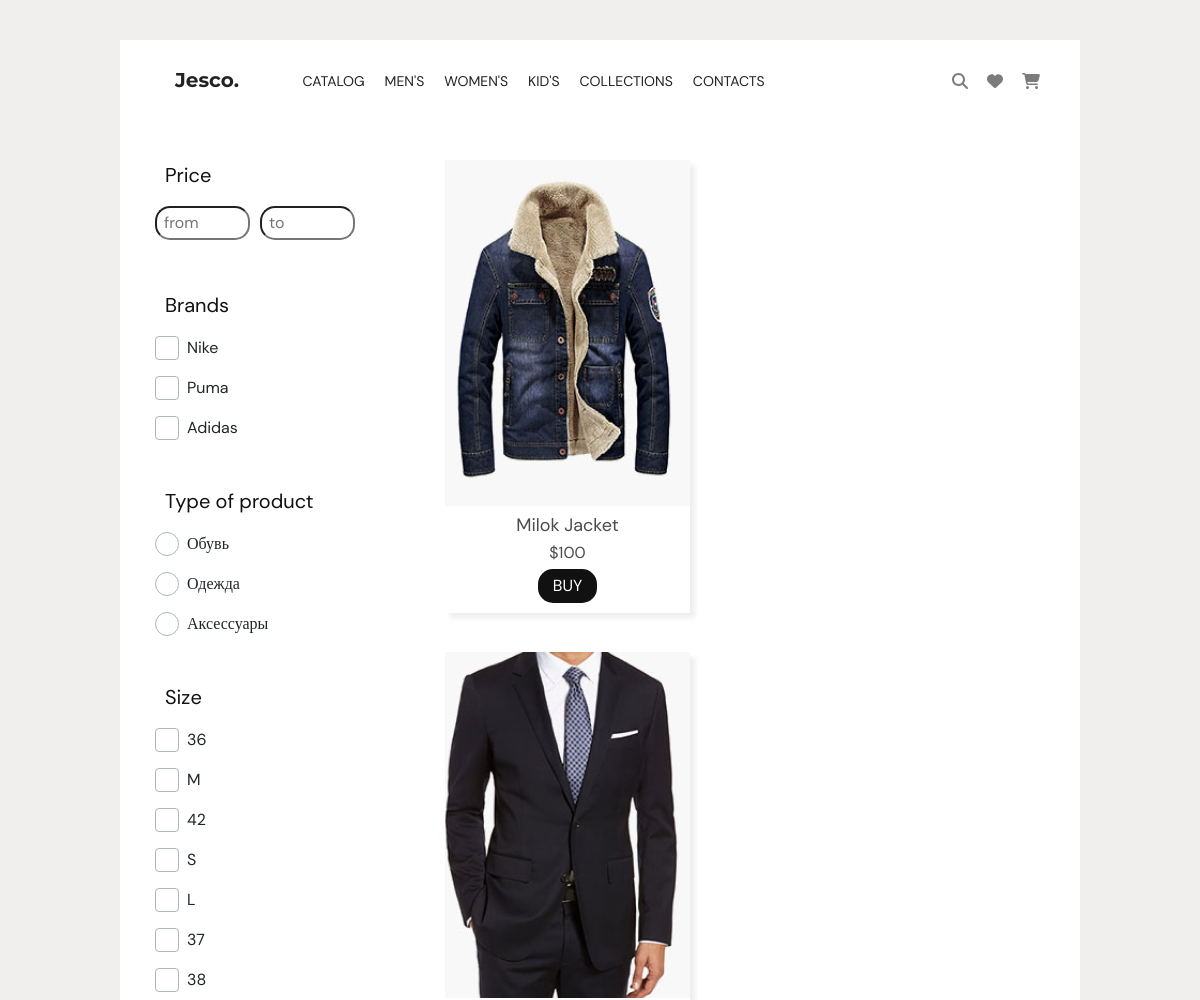
The app's page /catalog/men (upper part), older data.
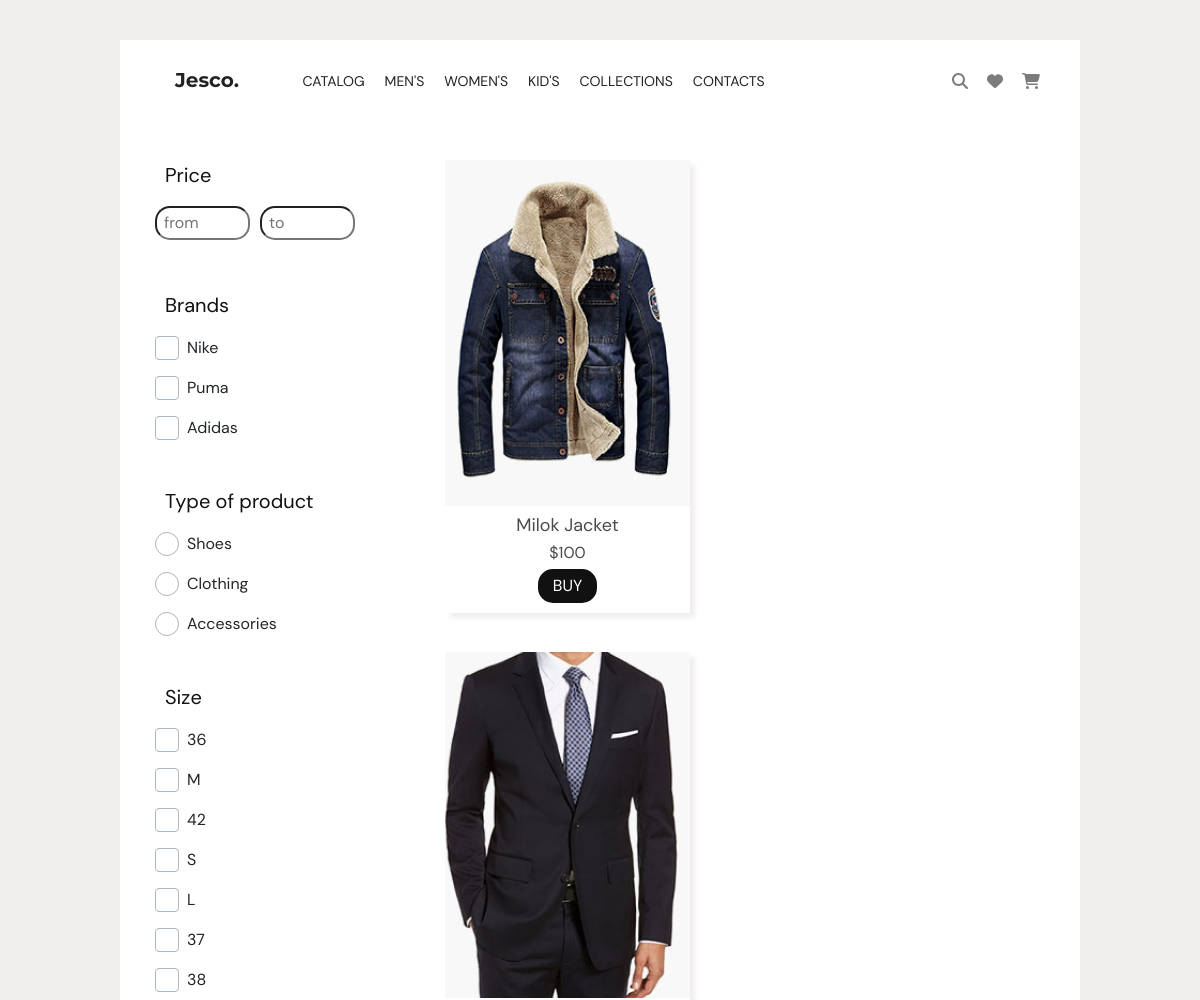
The same page, newer data.
### web/models.py (models this page shows, shortened)
class Brands(models.Model):
    id = models.AutoField('id', primary_key=True )
    name = models.CharField('name', max_length=50)
    class Meta:
        verbose_name = 'Бренд'
        verbose_name_plural = 'Бренды'

class Type(models.Model):
    id = models.AutoField('id', primary_key=True)
    name = models.CharField('name', max_length=55)
    class Meta:
        verbose_name = 'Тип товара'
        verbose_name_plural = 'Типы товаров'

class Size(models.Model):
    id = models.AutoField('id', primary_key=True)
    name = models.CharField('name', max_length=55)
    type_product = models.ForeignKey('Type', on_delete=models.SET_NULL, null=True)
    class Meta:
        verbose_name = 'Размер'
        verbose_name_plural = 'Размеры'

class Products(models.Model):
    id = models.AutoField('id', primary_key=True)
    title = models.CharField('title', max_length=200, default="")
    id_categories = models.ForeignKey('Categories', on_delete=models.SET_NULL, null=True)
    id_brand = models.ForeignKey('Brands', on_delete=models.SET_NULL, null=True)
    id_type = models.ForeignKey('Type', on_delete=models.SET_NULL, null=True)
    img = models.ImageField(default="")
    price = models.IntegerField('price')
    size = models.ForeignKey('Size', on_delete=models.SET_NULL, null=True)
    is_best_seller = models.BooleanField(default=False)
    is_new_arrivals = models.BooleanField(default=False)
    class Meta:
        verbose_name = 'Товар'
        verbose_name_plural = 'Товары'

### web/views.py (the view)
# urls.py: path('catalog/men', views.ViewMenProducts.as_view(), name='catalog_men'),
class ViewMenProducts(GetByAnyFilter, ListView):
    model = Products
    queryset = Products.objects.filter(id_categories=2)

### web/views.py (called while the page is built)
    def get_by_brands(self):
        return Brands.objects.all()

    def get_by_size(self):
        return Size.objects.all()

    def get_by_type(self):
        return Type.objects.all()

### templates/web/products_list.html (shortened to what this page needs)
{% load static %}
<!DOCTYPE html>
<html lang="en">
<head>
    <link rel="stylesheet" href="{% static 'css/reset.css'%}"/>
    <link rel="stylesheet" href="{% static 'css/style.css'%}"/>
    <link href="{% static 'fontawesome_free/css/all.min.css' %}" rel="stylesheet" type="text/css">
    <link href="{% static 'fontawesomefree/css/fontawesome.css' %}" rel="stylesheet" type="text/css">
    <link href="{% static 'fontawesomefree/css/brands.css' %}" rel="stylesheet" type="text/css">
    <link href="{% static 'fontawesomefree/css/solid.css' %}" rel="stylesheet" type="text/css">
    <link href="{% static 'fontawesomefree/css/regular.css' %}" rel="stylesheet" type="text/css">
    <link href="https://cdn.jsdelivr.net/npm/bootstrap@5.0.2/dist/css/bootstrap.min.css" rel="stylesheet"
>
</head>
<body>
<div class="wrapper">
    {% include 'web/header.html' %}
    <main class="page">
        <section class="page-main__catalog _container ">
            <form action="{% url 'filter' %}" method="get" class="filter__main">
                <div class="filter__block">
                    <div class="price__block">
                        <p class="price-block__title _filter__title">
                            Price
                        </p>
                        <div class="price__input">
                            <input type="text" placeholder="from" class="price__input-main">
                            <input type="text" placeholder="to" class="price__input-main">
                        </div>
                    </div>
                    <div class="brands__block">
                        <p class="brands__block_title _filter__title">
                            Brands
                        </p>
                        <div class="brands__checkbox">
                            {% for brand in view.get_by_brands %}
                            <div class="item__checkbox">
                                <label for="{{ brand.name }}">{{ brand.name }}</label>
                            </div>
                            {% endfor %}
                        </div>
                    </div>
                    <div class="type-product__block">
                        <p class="type-product__title _filter__title">
                            Type of product
                        </p>
                        <div class="type-product_radiobutton">
                            {% for type in view.get_by_type %}
                            <div class="type__item">
                                <label for="{{ type.name }}">{{ type.name }}</label>
                            </div>
                            {% endfor %}
                        </div>
                    </div>
                    <div class="size__block">
                        <p class="size__title _filter__title">
                            Size
                        </p>
                        <div class="size__checkbox">
                            {% for size in view.get_by_size %}
                            <div class="item__checkbox">
                                <label for="{{ size.name }}">{{ size.name }}</label>
                            </div>
                            {% endfor %}
                        </div>
                    </div>
                </div>
            </form>
            <div class="main-catalog__lists __container">
                {% for item in products_list %}
                <a href="{% url 'view_detail_product' item.id %}">
                    <div class="main-catalog__list">
                        <img src="{{ item.img.url }}" alt="" class="product__img">
                        <div class="product__title">
                            {{ item.title }}
                        </div>
                        <div class="product__price">
                            ${{ item.price }}
                        </div>
                        <div class="product__buy">
                            <button class="buy_now">
                                BUY
                            </button>
                        </div>
                    </div>
                </a>
                {% endfor %}
            </div>
        </section>
    </main>
</div>
</body>
</html>

### templates/web/header.html (shortened to what this page needs)
{%load static%}
<header>
    <div class="header__container _container">
        <div class="header__logo">
            <a href="{% url 'home' %}" class="logo__link">
                Jesco.
            </a>
        </div>
        <div class="header__menu_main">
            <nav class="header__menu menu">
                <ul class="menu__list ">
                    <li class="main__block menu__item">
                        <a href="{% url 'catalog' %}" class="menu__link">
                            Catalog
                        </a>
                    </li>
                    <li class="main-item__block menu__item">
                        <a href="{% url 'catalog_men' %}" class="menu__link ">
                            Men's
                        </a>
                    </li>
                    <li class=" main-item__block menu__item">
                        <a href="{% url 'catalog_womens' %}" class=" menu__link ">
                            Women's
                        </a>
                    </li>
                    <li class="main-item__block menu__item">
                        <a href="{% url 'catalog_kids' %}" class=" menu__link ">
                            Kid's
                        </a>
                    </li>
                    <li class="menu__item">
                        <a href="{% url 'catalog' %}" class="menu__link ">
                            Collections
                        </a>
                    </li>
                    <li class="menu__item">
                        <a href="{% url 'catalog' %}" class="menu__link">
                            Contacts
                        </a>
                    </li>
                </ul>
            </nav>
        </div>
        <div class="header__icon header-active mobile_size">
            <div class="main-icon ">
                <div class="icon__wrapper">
                    <form>
                        <input type="text" class="input" >
                    </form>
                    <div class="icon__link">
                        <i class="fa-solid fa-magnifying-glass"></i>
                        <i class="fa-solid fa-heart"></i>
                        <i class="fa-solid fa-cart-shopping"></i>
                    </div>
                </div>
            </div>
        </div>
    </div>
</header>

### static/css/style.css (style rules this page uses)
a { text-decoration: none !important; color: black; }
body { width: 100%; background: #F1EEEE; }
img { object-fit: cover; }
.wrapper { background: #F1EEEE; padding-top: 50px; min-width: 100%; }
._container { width: 80%; margin: 0 auto; background: #ffff; }
.__container { padding: 0 190px; }
.header__container { display: flex; flex-direction: row; min-height: 80px; }
.header__logo { margin: auto 0; margin-left: 60px; }
.logo__link { font-family: Montserrat_Bold; font-size: 20px; color: #222222; }
.type-product__block { margin-bottom: 40px; }
.header__menu_main { display: flex; margin: auto; }
.menu__list { display: flex; flex-direction: row; margin: auto 0; }
.menu__item { padding-right: 20px; }
.menu__item:last-of-type { padding-right: 0; }
.menu__link { font-family: DM_Sans_Regular; font-size: 16px; text-transform: uppercase; color: #222222; }
.header__icon { display: flex; flex-direction: row; margin: auto 0; margin-left: 9.45%; }
.icon__link { position: absolute; z-index: 1000; top: 79px; right: 250px; transition: all 0.5s ease; color: #7C7C7C; }
.main-icon { transition: all 0.5s ease; }
.fa-heart { margin: 0 20px; }
body { background: #dfedee; transition: all 0.5s ease; }
.icon__wrapper { background: transparent; transition: all 0.5s ease; }
.input { border: 0; background: transparent; width: 0%; outline: none; font-family: DM_Sans_Regular; font-size: 16px; padding: 0 5px; transition: all 0.5s ease; color: #7C7C7C; position: relative; }
.header__icon.header-active { margin-left: 8.85%; }
.page-main__catalog { display: flex; flex-direction: row; padding-top: 40px; }
.main-catalog__lists { display: flex; flex-direction: row; flex-wrap: wrap; justify-content: left; }
.main-catalog__list { margin-right: 35px; text-align: center; padding-bottom: 10px; box-shadow: 5px 5px 5px #F0EEED; margin-bottom: 39px; }
.product__img { width: 245px; height: 346px; }
.product__title { font-family: DM_Sans_Regular; font-size: 18px; line-height: 18px; color: #4B4B4B; padding: 10px 0; }
.product__price { font-family: DM_Sans_Regular; font-size: 16px; line-height: 18px; color: #4B4B4B; }
.buy_now { margin-top: 7px; background: #111111; color: #FFFFFF; border: none; padding: 5px 15px; border-radius: 15px; font-family: DM_Sans_Regular; }
.filter__block { padding: 0 0 0 35px; }
._filter__title { color: #111111; font-family: DM_Sans_Regular; font-size: 20px; padding-left: 10px; text-align: left; }
.price__input { display: flex; flex-direction: row; margin-bottom: 50px; }
.price__input-main { border-radius: 15px; margin-right: 10px; padding: 3px 7px; }
.price__input-main:last-of-type { margin-right: 0; }
.price__input-main { width: 95px; color: #1F1F1F; font-family: DM_Sans_Regular; }
.item__checkbox { margin-bottom: 10px; }
label { font-family: DM_Sans_Regular; font-size: 16px; }
.custom-checkbox + label { display: inline-flex; align-items: center; user-select: none; }
.custom-checkbox + label::before { content: ''; display: inline-block; width: 1.5em; height: 1.5em; flex-shrink: 0; flex-grow: 0; border: 1px solid #adb5bd; border-radius: 0.25em; margin-right: 0.5em; background-repeat: no-repeat; background-position: center center; background-size: 50% 50%; }
.brands__block { margin-bottom: 40px; }
.type__item { margin-bottom: 10px; }
.custom-radio + label { display: inline-flex; align-items: center; user-select: none; }
.custom-radio + label::before { content: ''; display: inline-block; width: 1.5em; height: 1.5em; flex-shrink: 0; flex-grow: 0; border: 1px solid #adb5bd; border-radius: 50%; margin-right: 0.5em; background-repeat: no-repeat; background-position: center center; background-size: 50% 50%; }
@media (max-width: 1642px ) { .header__menu { display: flex; margin: auto 0; } }
@media (max-width: 1642px ) { .icon__link { right: 200px; } }
@media (max-width: 1224px ) { .__container { padding: 0 90px; } }
@media (max-width: 1224px ) { .wrapper { padding-top: 40px; } }
@media (max-width: 1224px ) { .header__logo { margin-left: 55px; } }
@media (max-width: 1224px ) { .menu__link { font-size: 14px; } }
@media (max-width: 1224px ) { .fa-heart { margin: 0 15px; } }
@media (max-width: 1224px ) { .icon__link { top: 69px; right: 160px; } }

Row changes from the older to the newer data that the page shows:
changed Type: name "Обувь" → "Shoes"
changed Type: name "Одежда" → "Clothing"
changed Type: name "Аксессуары" → "Accessories"
